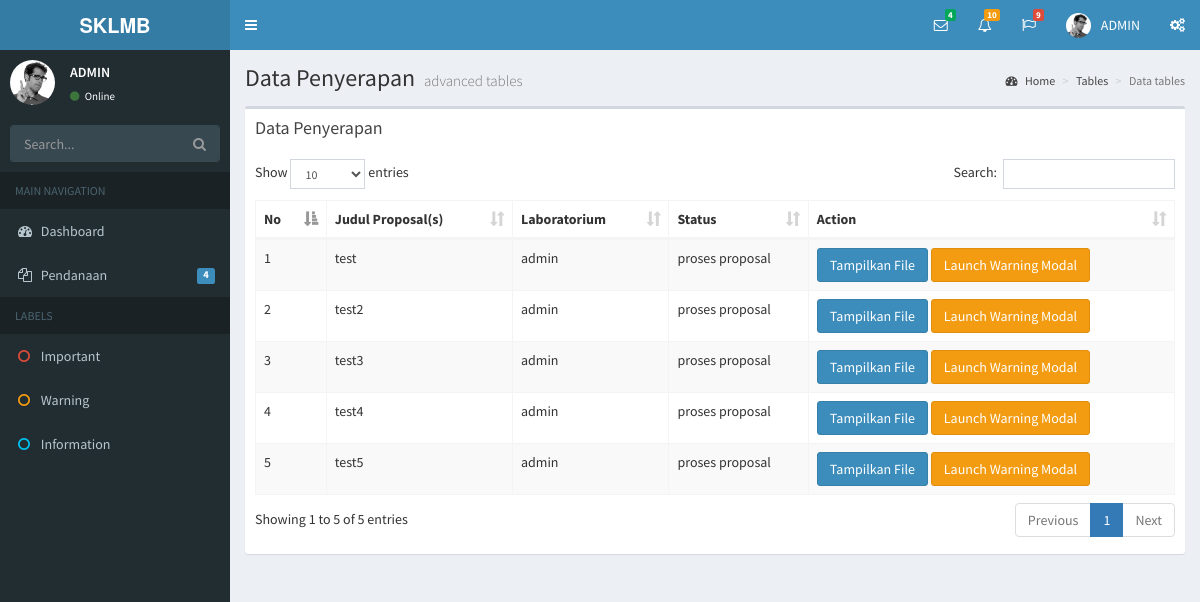
/pages/penyerapan_dana/data.php (signed in), run on the app's committed database.
### tables this page shows
CREATE TABLE `tproposal` (
  `id` int(11) NOT NULL,
  `id_user` int(11) NOT NULL,
  `judul_proposal` varchar(255) NOT NULL,
  `status` varchar(15) NOT NULL,
  `file_input` varchar(255) NOT NULL,
  `date` datetime NOT NULL
);

CREATE TABLE `tuser` (
  `id` int(11) NOT NULL,
  `username` varchar(50) NOT NULL,
  `password` varchar(255) NOT NULL,
  `email` varchar(50) NOT NULL,
  `level` varchar(15) NOT NULL
);

### pages/penyerapan_dana/data.php (the view, shortened to what this page needs)
<?php
include '../../config/koneksi.php';
?>
<!DOCTYPE html>
<html>
<head>
  <link rel="stylesheet" href="../../bower_components/bootstrap/dist/css/bootstrap.min.css">
  <link rel="stylesheet" href="../../bower_components/font-awesome/css/font-awesome.min.css">
  <link rel="stylesheet" href="../../bower_components/Ionicons/css/ionicons.min.css">
  <link rel="stylesheet" href="../../bower_components/datatables.net-bs/css/dataTables.bootstrap.min.css">
  <link rel="stylesheet" href="../../dist/css/AdminLTE.min.css">
  <link rel="stylesheet" href="../../dist/css/skins/_all-skins.min.css">
</head>
<body class="hold-transition skin-blue sidebar-mini">
<div class="wrapper">
  <header class="main-header">
    <a href="../../index.php" class="logo">
      <span class="logo-lg"><b>SKLMB</b></span>
    </a>
    <nav class="navbar navbar-static-top">
      <a href="#" class="sidebar-toggle" data-toggle="push-menu" role="button">
      </a>
      <div class="navbar-custom-menu">
        <ul class="nav navbar-nav">
          <li class="dropdown messages-menu">
            <a href="#" class="dropdown-toggle" data-toggle="dropdown">
              <i class="fa fa-envelope-o"></i>
              <span class="label label-success">4</span>
            </a>
          </li>
          <li class="dropdown notifications-menu">
            <a href="#" class="dropdown-toggle" data-toggle="dropdown">
              <i class="fa fa-bell-o"></i>
              <span class="label label-warning">10</span>
            </a>
          </li>
          <li class="dropdown tasks-menu">
            <a href="#" class="dropdown-toggle" data-toggle="dropdown">
              <i class="fa fa-flag-o"></i>
              <span class="label label-danger">9</span>
            </a>
          </li>
          <li class="dropdown user user-menu">
            <a href="#" class="dropdown-toggle" data-toggle="dropdown">
              <img src="../../dist/img/user2-160x160.jpg" class="user-image" alt="User Image">
              <span class="hidden-xs"><?php echo strtoupper($_SESSION['username']); ?></span>
            </a>
          </li>
          <li>
            <a href="#" data-toggle="control-sidebar"><i class="fa fa-gears"></i></a>
          </li>
        </ul>
      </div>
    </nav>
  </header>
  <aside class="main-sidebar">
    <section class="sidebar">
      <div class="user-panel">
        <div class="pull-left image">
          <img src="../../dist/img/user2-160x160.jpg" class="img-circle" alt="User Image">
        </div>
        <div class="pull-left info">
          <p><?php echo strtoupper($_SESSION['username']); ?></p>
          <a href="#"><i class="fa fa-circle text-success"></i> Online</a>
        </div>
      </div>
      <form action="#" method="get" class="sidebar-form">
        <div class="input-group">
          <input type="text" name="q" class="form-control" placeholder="Search...">
          <span class="input-group-btn">
                <button type="submit" name="search" id="search-btn" class="btn btn-flat">
                  <i class="fa fa-search"></i>
                </button>
              </span>
        </div>
      </form>
      <ul class="sidebar-menu" data-widget="tree">
        <li class="header">MAIN NAVIGATION</li>
        <li>
          <a href="../../index.php">
            <i class="fa fa-dashboard"></i> <span>Dashboard</span>
          </a>
        </li>
        <li class="treeview">
          <a href="#">
            <i class="fa fa-files-o"></i>
            <span>Pendanaan</span>
            <span class="pull-right-container">
              <span class="label label-primary pull-right">4</span>
            </span>
          </a>
        </li>
        <li class="header">LABELS</li>
        <li><a href="#"><i class="fa fa-circle-o text-red"></i> <span>Important</span></a></li>
        <li><a href="#"><i class="fa fa-circle-o text-yellow"></i> <span>Warning</span></a></li>
        <li><a href="#"><i class="fa fa-circle-o text-aqua"></i> <span>Information</span></a></li>
      </ul>
    </section>
  </aside>
  <div class="content-wrapper">
    <section class="content-header">
      <h1>
        Data Penyerapan
        <small>advanced tables</small>
      </h1>
      <ol class="breadcrumb">
        <li><a href="#"><i class="fa fa-dashboard"></i> Home</a></li>
        <li><a href="#">Tables</a></li>
        <li class="active">Data tables</li>
      </ol>
    </section>
    <section class="content">
      <div class="row">
        <div class="col-xs-12">
          <div class="box">
            <div class="box-header">
              <h3 class="box-title">Data Penyerapan</h3>
            </div>
            <div class="box-body">
              <table id="example1" class="table table-bordered table-striped">
                <thead>
                <tr>
                  <th>No</th>
                  <th>Judul Proposal(s)</th>
                  <th>Laboratorium</th>
                  <th>Status</th>
                  <th>Action</th>
                </tr>
                </thead>
                <tbody>
                  <?php
                    $query  = mysqli_query($koneksi, "SELECT tproposal.*, tuser.username
                                                      FROM `tproposal`
                                                      INNER JOIN tuser
                                                      ON tproposal.id_user = tuser.id");
                    $no = 1;
                    while ($data = mysqli_fetch_array($query)) :
                  ?>
                  <tr>
                    <td><?php echo $no++; ?></td>
                    <td><?php echo $data['judul_proposal']; ?></td>
                    <td><?php echo $data['username']; ?></td>
                    <td><?php echo $data['status']; ?></td>
                    <td>
                      <button type="button" class="btn btn-primary lalala" data-toggle="modal" data-target="#modal-default" data-proposal="file_input/<?php echo $data['file_input']; ?>">
                        Tampilkan File
                      </button>
                      <button type="button" class="btn btn-warning lilili" data-toggle="modal" data-target="#modal-warning" konfirm="<?php echo $data['id']; ?>">
                        Launch Warning Modal
                      </button>
                    </td>
                  </tr>
                  <?php
                    endwhile;
                  ?>
                </tbody>
              </table>
            </div>
          </div>
        </div>
      </div>
    </section>
  </div>
</div>
</body>
</html>

### data on the page
tproposal: judul_proposal "test", id_user.username "admin", status "proses proposal"
tproposal: judul_proposal "test2", id_user.username "admin", status "proses proposal"
tproposal: judul_proposal "test3", id_user.username "admin", status "proses proposal"
tproposal: judul_proposal "test4", id_user.username "admin", status "proses proposal"
tproposal: judul_proposal "test5", id_user.username "admin", status "proses proposal"

### other printed values
$_SESSION['username'] "ADMIN"
